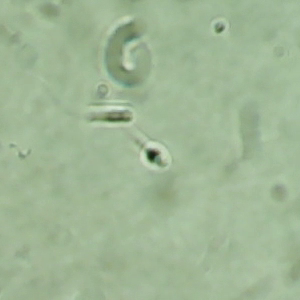
#> input picture frame 31 of tests/data/simple_video/sample1_vid1_sperm14_id17.mp4, 300 x 300 px
$ python trackingattempt.py
#> lines starting #> are read from the running program, lines starting #| are printed output that depends on the picture
import cv2
import numpy as np

# Read the video file
cap = cv2.VideoCapture("tests/data/simple_video/sample1_vid1_sperm14_id17.mp4")
#
# cap = cv2.VideoCapture(
#  "/Users/elenelominadze/Downloads/Hackathon_data/SpermDB/Sample3/sample3_vid10_sperm16_id31.mp4"
# )

# Parameters for Lucas-Kanade optical flow
lk_params = dict(
    winSize=(15, 15),
    maxLevel=2,
    criteria=(cv2.TERM_CRITERIA_EPS | cv2.TERM_CRITERIA_COUNT, 10, 0.03),
)

# Select the first frame and detect features to track
ret, old_frame = cap.read()
#> old_frame is the input picture: shape (300, 300, 3); mean B, G, R 149.7, 182.4, 159.7
old_gray = cv2.cvtColor(old_frame, cv2.COLOR_BGR2GRAY)
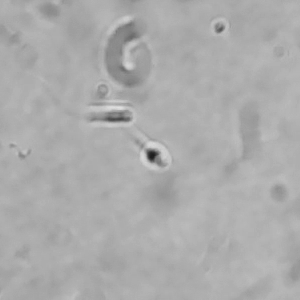
#> old_gray: shape (300, 300); min 28, max 224, mean 171.7

p0 = cv2.goodFeaturesToTrack(old_gray, maxCorners=2, qualityLevel=0.05, minDistance=40, blockSize=7)
#> p0 = [[148, 151], [217, 29]]

# Create a mask for drawing purposes
mask = np.zeros_like(old_frame)

while True:
    # Read a new frame
    ret, frame = cap.read()
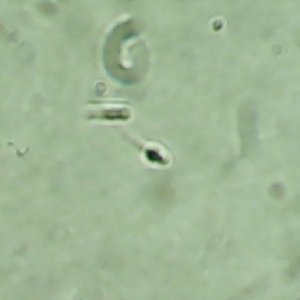
#> input picture frame 32 of tests/data/simple_video/sample1_vid1_sperm14_id17.mp4, 300 x 300 px
#> frame is the input picture: shape (300, 300, 3); mean B, G, R 149.9, 182.4, 159.8
    if not ret:
        break

    # Convert the frame to grayscale
    frame_gray = cv2.cvtColor(frame, cv2.COLOR_BGR2GRAY)
    ##  ROI_frame_gray = cv2.cvtColor(frame, cv2.COLOR_BGR2GRAY)[100:200,100:200]

    # Calculate optical flow using Lucas-Kanade method
    p1, st, err = cv2.calcOpticalFlowPyrLK(old_gray, frame_gray, p0, None, **lk_params)
#> p1 = [[147.5, 151], [215, 26.91]]; st = [1, 1]; err = [8.75, 1.34]

    if (
        np.any(p1[:, 0, 0] <= 5)
        or np.any(p1[:, 0, 0] >= frame_gray.shape[1] - 5)
        or np.any(p1[:, 0, 1] <= 5)
        or np.any(p1[:, 0, 1] >= frame_gray.shape[0] - 5)
    ):
        # If any points are outside the frame, reinitialize points within the ROI
        frame_exclude_center = np.array(old_gray)[:, 25:]
        p0 = cv2.goodFeaturesToTrack(
            frame_exclude_center,
            maxCorners=1,
            qualityLevel=0.01,
            minDistance=10,
            blockSize=7,
        )
        p1 = cv2.goodFeaturesToTrack(
            frame_exclude_center,
            maxCorners=1,
            qualityLevel=0.01,
            minDistance=10,
            blockSize=7,
        )
        good_new = p1
        good_old = p0
        # p1, st, err = cv2.calcOpticalFlowPyrLK(old_gray[100:200,100:200], frame_gray[100:200,100:200],None, None, **lk_params)
        # p1 = cv2.goodFeaturesToTrack(old_gray[100:200,100:200], maxCorners=2, qualityLevel=0.3, minDistance=40, blockSize=17)
    else:
        good_new = p1[st == 1]
#> good_new = [[147.5, 151], [215, 26.91]]
        good_old = p0[st == 1]
#> good_old = [[148, 151], [217, 29]]

    # Select good points (those with status = 1)
    #  good_new = p1[st == 1]

    # Draw the tracks
    for i, (new, old) in enumerate(zip(good_new, good_old)):
        a, b = new.ravel().astype(int)
        c, d = old.ravel().astype(int)
        mask = cv2.line(mask, (a, b), (c, d), (0, 255, 0), 2)
        frame = cv2.circle(frame, (a, b), 5, (0, 0, 255), -1)
#> this loop made 2 passes
#> (new, a, b, c, d) on passes 1 to 2: ([147.5, 151], 147, 150, 148, 151), ([215, 26.91], 215, 26, 217, 29)
#> pass 2, `mask = cv2.line(mask, (a, b), (c, d), (0, 255, 0), 2)`:
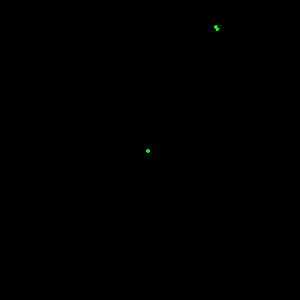
#> mask: shape (300, 300, 3); mean of channels 0, 1, 2 0, 0.1, 0; drawn as B, G, R
#> pass 2, `frame = cv2.circle(frame, (a, b), 5, (0, 0, 255), -1)`:
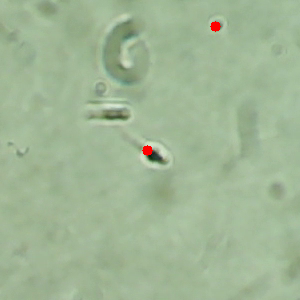
#> frame: shape (300, 300, 3); mean B, G, R 149.6, 182.2, 160.1
    #    mask = cv2.line(mask, (a, b), (150+c, 150+d), (0, 255, 0), 2)
    # frame = cv2.circle(frame, (150+a, 150+b), 5, (0, 0, 255), -1)
    #    frame = cv2.circle(frame, (150, 150), 5, (0, 0, 255), -1)
    # Overlay the tracks on the frame
    img = cv2.add(frame, mask)

    # Update the previous frame and points
    old_gray = frame_gray.copy()

    # Check if any tracked points are outside the frame boundaries
    p0 = good_new.reshape(-1, 1, 2)
#> p0 = [[147.5, 151], [215, 26.91]]

    # Display the result
    cv2.imshow("Object Tracking", img)

    # Exit on 'q' key press
    if cv2.waitKey(30) & 0xFF == ord("q"):
#> (key q is pressed here)
        break

# Release resources
cap.release()
cv2.destroyAllWindows()

$ run again, starting later in the video
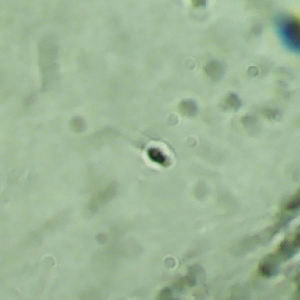
#> input picture frame 142 of tests/data/simple_video/sample1_vid1_sperm14_id17.mp4, 300 x 300 px
#> old_frame is the input picture: shape (300, 300, 3); mean B, G, R 150.8, 181.3, 157
#> `p0 = cv2.goodFeaturesToTrack(old_gray, maxCorners=2, qualityLevel=0.05..`: p0 = [[150, 150], [203, 4]]
#> `p1, st, err = cv2.calcOpticalFlowPyrLK(old_gray, frame_gray, p0, None,..`: p1 = [[148.7, 150.5], [201, 3.05]]; st = [1, 1]; err = [4.84, 2.06]
#> `frame_exclude_center = np.array(old_gray)[:, 25:]`:
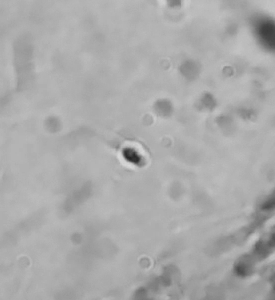
#> frame_exclude_center: shape (300, 275); min 38, max 217, mean 170.1
#> `p0 = cv2.goodFeaturesToTrack( frame_exclude_center, maxCorners=1, qual..`: p0 = [[125, 150]]
#> the loop `for i, (new, old) in enumerate(zip(good_new, good_old)):` made 1 pass
#> (a, b, c, d) on pass 1: (125, 150, 125, 150)
#> pass 1, `frame = cv2.circle(frame, (a, b), 5, (0, 0, 255), -1)`:
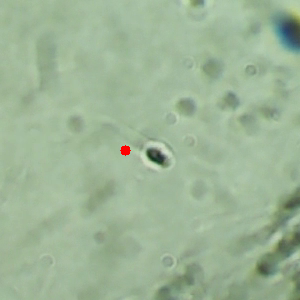
#> frame: shape (300, 300, 3); mean B, G, R 150.8, 180.6, 157

$ run again, starting later in the video
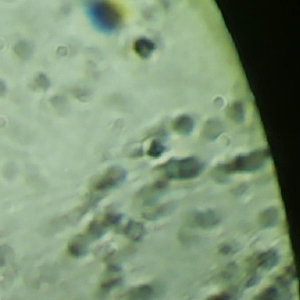
#> input picture frame 253 of tests/data/simple_video/sample1_vid1_sperm14_id17.mp4, 300 x 300 px
#> old_frame is the input picture: shape (300, 300, 3); mean B, G, R 118.2, 148.3, 125.1
#> `p0 = cv2.goodFeaturesToTrack(old_gray, maxCorners=2, qualityLevel=0.05..`: p0 = [[149, 152], [295, 280]]
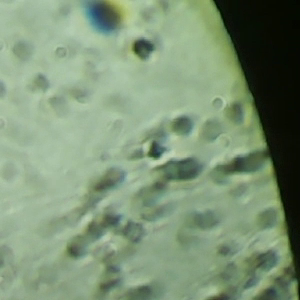
#> input picture frame 254 of tests/data/simple_video/sample1_vid1_sperm14_id17.mp4, 300 x 300 px
#> frame is the input picture: shape (300, 300, 3); mean B, G, R 117.8, 147.6, 124.7
#> p1 = [[149.4, 153.1], [294, 280.9]]; st = [1, 1]; err = [5.97, 8.63]
#> good_new = [[149.4, 153.1], [294, 280.9]]
#> good_old = [[149, 152], [295, 280]]
#> the loop `for i, (new, old) in enumerate(zip(good_new, good_old)):` made 2 passes
#> (new, a, b, c, d) on passes 1 to 2: ([149.4, 153.1], 149, 153, 149, 152), ([294, 280.9], 293, 280, 295, 280)
#> pass 2, `frame = cv2.circle(frame, (a, b), 5, (0, 0, 255), -1)`:
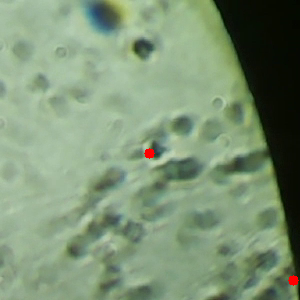
#> frame: shape (300, 300, 3); mean B, G, R 117.6, 147.4, 125
#> `p0 = good_new.reshape(-1, 1, 2)`: p0 = [[149.4, 153.1], [294, 280.9]]
